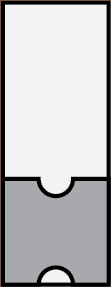
#> input picture roms/card/switch_down.png, 111 x 287 px
$ python card_creator.py
#> lines starting #> are read from the running program, lines starting #| are printed output that depends on the picture
# -*- coding: utf-8 -*-

import os
from PIL import Image, ImageDraw, ImageFont

ROOT = os.path.dirname(__file__)

# load templates
switch_down = Image.open(os.path.join(ROOT, 'switch_down.png'))
#> switch_down is the input picture: PIL image 111x287 RGBA; mean R, G, B, A 190.3, 190, 191.3, 255
switch_down.thumbnail((int(111/2), int(287/2)))
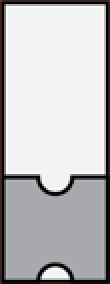
#> switch_down: PIL image 55x142 RGBA (shown 2 times larger); mean R, G, B, A 190.4, 190.1, 191.4, 255
switch_up = Image.open(os.path.join(ROOT, 'switch_up.png'))
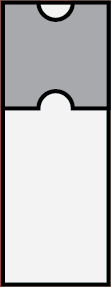
#> input picture roms/card/switch_up.png, 111 x 287 px
#> switch_up is the input picture: PIL image 111x287 RGBA; mean R, G, B, A 190.5, 190.1, 191.5, 255
switch_up.thumbnail((int(111/2), int(287/2)))
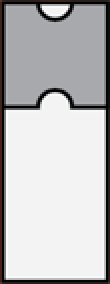
#> switch_up: PIL image 55x142 RGBA (shown 2 times larger); mean R, G, B, A 190.5, 190.2, 191.6, 255

# create new image
card = Image.new(mode="RGBA", size=(3500, 2000), color=(255,255,255,00))

# specify tags
GAME = 1
EXROM = 2
ROML = 4
ROMH = 8

# specify game data
data = [
    'BASIC NL v1.1',
    'BASIC NL v1.1a2',
    'BASIC EN v1.0',
    'JWS Basic',
    'SD-CARD Launcher',
    'SD-CARD Flasher',
    'RAM expansion test',
    'Maintenance Utility',
    'Forth',
    'Assembler 5.9',
    'Zemon v1.4',
    'Flexbase v1.6',
    'Familiegeheugen v4',
    'Tekstverwerker v1',
    'Text 2000 v3',
    'Texteditor DE v2',
    'Word Processor v2',
]

# specify font
fnt = ImageFont.truetype(os.path.join(ROOT, 'OpenSans-ExtraBold.ttf'), 78)
d = ImageDraw.Draw(card)

# specify break point
breakpt = 20

pos = 0
ypos = 100
xpos = 100
cnt = 0
for i,label in enumerate(data):
    switch = format(i, '#07b')
    print(switch)
    d.text((xpos,ypos+15), label, font=fnt, fill=(0,0,0))

    # draw dipswitch box
    xpos += 1000
    d.rectangle((xpos-20, ypos-20, xpos+380, ypos+175), fill=(240,30,30), outline=(0,0,0), width=5)

    for s in switch[2:]:
        if s == "1":
            card.paste(switch_up, (xpos, ypos))
            xpos += 75
        else:
            card.paste(switch_down, (xpos, ypos))
            xpos += 75

    if i == 8:
        ypos = 100
    else:
        ypos += 200

    if i >= 8:
        xpos = 1800
    else:
        xpos = 100
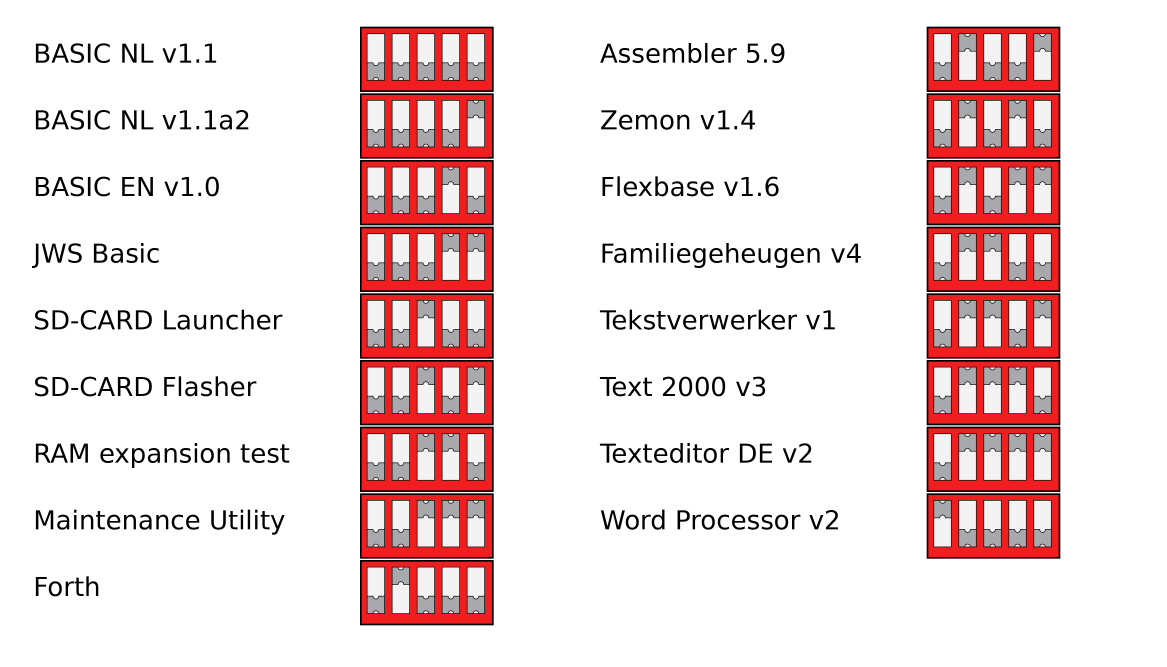
#> card: PIL image 3500x2000 RGBA (shown at 1/3 size); mean R, G, B, A 237.3, 220.1, 220.2, 54.6; transparent parts drawn white

#card.show()
card.save('card.png')
